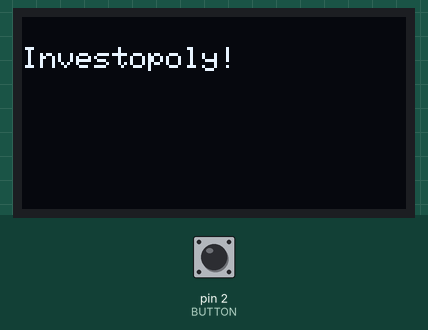
A sketch run on a simulated Arduino Uno, built with avr-gcc and run on an emulated ATmega328P. Shown: 128×64 one-colour display. Inputs (shaded band) come from the test bench; at power-on: pin 2 (BUTTON) LOW. Random numbers use the default seed unless the sketch sets one; what the sketch prints to the serial monitor is not drawn.

Above: at 3.2 s.
3.3 s: pin 2 (BUTTON) pulled HIGH for 0.15 s
At 4.9 s:
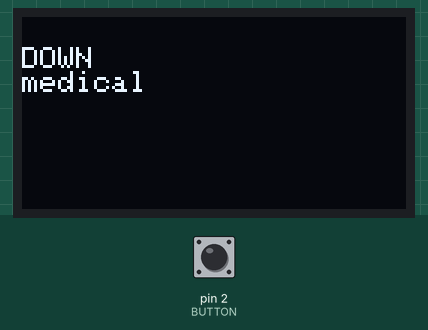
5.8 s: pin 2 (BUTTON) pulled HIGH for 1 s
At 8.0 s:
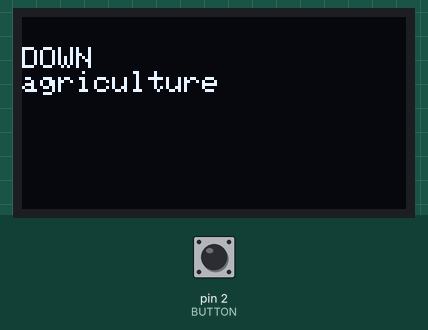
8.3 s: pin 2 (BUTTON) pulled HIGH for 3.2 s
At 9.9 s:
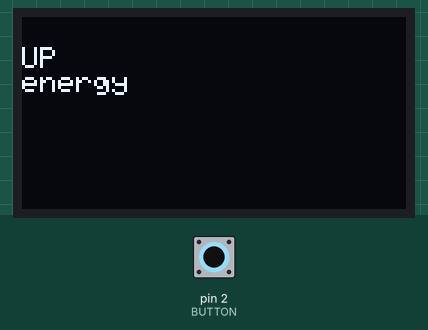
13.0 s: pin 2 (BUTTON) pulled HIGH for 0.15 s
At 14.7 s:
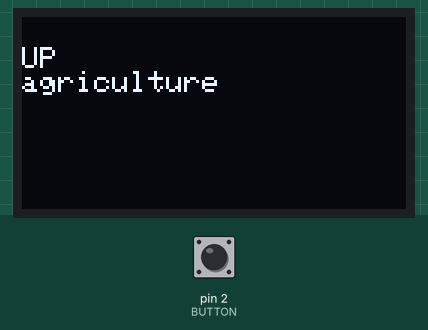
15.5 s: pin 2 (BUTTON) pulsed HIGH 5 times (0.12 s each, 0.3 s apart)
At 18.7 s:
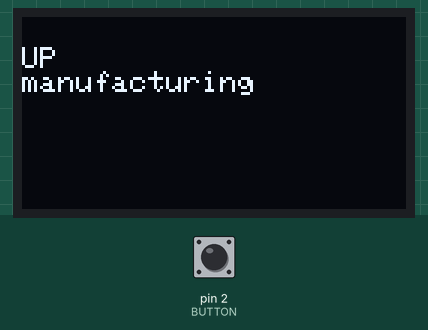
Timing chart, 0 to 20.2 s (numbered marks = the images above; inputs shaded):
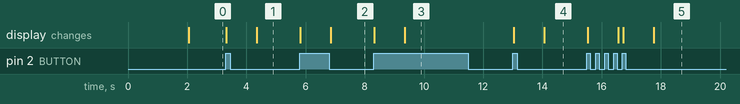

Measured:
- after the input at 3.3 s, the display: first changes at once (image 1 shows a later state)
- after the input at 5.8 s, the display: first changes at once (image 2 shows a later state)
- after the input at 8.3 s, the display: first changes at once (image 3 shows a later state)
- after the input at 13.0 s, the display: first changes at once (image 4 shows a later state)
- after the input at 15.5 s, the display: first changes at once (image 5 shows a later state)

The sketch:

center_console.ino
```cpp
/*
Center Console for the financial game
*/

// RED: 5v
// BLACK: GND
// GREEN: A4
// YELLOW: A5

#include <Wire.h>
#include <Adafruit_GFX.h>
#include <Adafruit_SSD1306.h>

#define SCREEN_WIDTH 128 // OLED display width,  in pixels
#define SCREEN_HEIGHT 64 // OLED display height, in pixels
//#define ALPH_VNTG_KEY "9LUF2R9E21D6WX65"

#define BUTTON 2

int touched = 0;

// declare an SSD1306 display object connected to I2C
Adafruit_SSD1306 oled(SCREEN_WIDTH, SCREEN_HEIGHT, &Wire, -1);

String action[2] = {"UP", "DOWN"};
String assets[5] = {"manufacturing", "retail", "energy", "agriculture", "medical"};

void setup() {
  Serial.begin(9600);

  // initialize OLED display with address 0x3C for 128x64
  if (!oled.begin(SSD1306_SWITCHCAPVCC, 0x3C)) {
    Serial.println(F("SSD1306 allocation failed"));
    while (true);
  }

  delay(2000);         // wait for initializing
  oled.clearDisplay(); // clear display

  oled.setTextSize(1);          // text size
  oled.setTextColor(WHITE);     // text color
  oled.setCursor(0, 10);        // position to display
  oled.println("Investopoly!"); // text to display
  oled.display();               // show on OLED
}

void loop() {
  if (digitalRead(BUTTON) == HIGH) {
    touched++;
    Serial.println(touched);
    if (touched == 1) {
      oled.clearDisplay();
      oled.display();
      delay(1000);
      oled.clearDisplay();
      oled.setTextColor(WHITE);     // text color
      oled.setCursor(0, 10);        // position to display
      oled.println(action[random(2)]); // text to display
      oled.println(assets[random(5)]);
      oled.display();
    } else if (touched == 500) {
      oled.clearDisplay();
      oled.display();
      touched = 0;
      while (true) {
        Serial.println(touched);
        if (touched == 500) {
          Serial.println("FIVE HUNDRED");
          break;
        } else if (digitalRead(BUTTON) == HIGH) {
          touched++;
        } else if (digitalRead(BUTTON) == LOW) {
          touched = 0;
        }
      }
    }
  } else if (digitalRead(BUTTON) == LOW) {
    touched = 0;
  }
}
```
